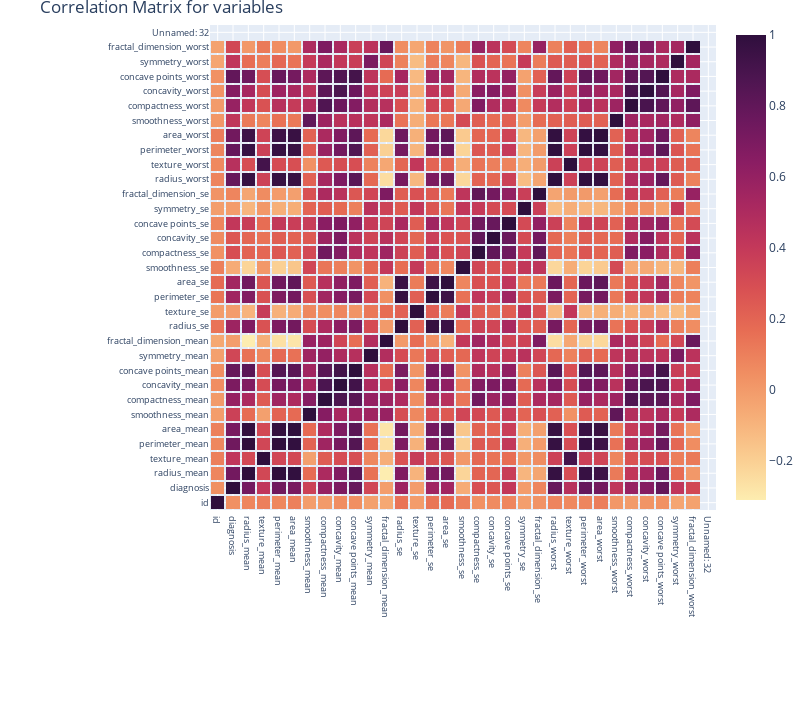

Notebook cell for this chart:
### Code cell
#Plotting
trace = go.Heatmap(z = corr_array,
                   x = matrix_cols,
                   y = matrix_cols,
                   xgap = 2,
                   ygap = 2,
                   colorscale = 'matter',
                   colorbar   = dict() ,
                  )
layout = go.Layout(dict(title = 'Correlation Matrix for variables',
                        autosize = False,
                        height  = 720,
                        width   = 800,
                        margin  = dict(r = 0 ,l = 210,
                                       t = 25,b = 210,
                                     ),
                        yaxis   = dict(tickfont = dict(size = 9)),
                        xaxis   = dict(tickfont = dict(size = 9)),
                       )
                  )
fig = go.Figure(data = [trace],layout = layout)
py.iplot(fig)

### Figure 1 — Plotly figure (JSON) as saved in the notebook; plotly's stock layout.template omitted (floating-point values rounded to 4 significant figures; data arrays with more than 128 entries replaced by an {"elided": "..."} marker saying what was removed)
{"data": [{"colorscale": [[0, "rgb(253, 237, 176)"], [0.09091, "rgb(250, 205, 145)"], [0.1818, "rgb(246, 173, 119)"], [0.2727, "rgb(240, 142, 98)"], [0.3636, "rgb(231, 109, 84)"], [0.4545, "rgb(216, 80, 83)"], [0.5455, "rgb(195, 56, 90)"], [0.6364, "rgb(168, 40, 96)"], [0.7273, "rgb(138, 29, 99)"], [0.8182, "rgb(107, 24, 93)"], [0.9091, "rgb(76, 21, 80)"], [1, "rgb(47, 15, 61)"]], "type": "heatmap", "x": ["id", "diagnosis", "radius_mean", "texture_mean", "perimeter_mean", "area_mean", "smoothness_mean", "compactness_mean", "concavity_mean", "concave points_mean", "symmetry_mean", "fractal_dimension_mean", "radius_se", "texture_se", "perimeter_se", "area_se", "smoothness_se", "compactness_se", "concavity_se", "concave points_se", "symmetry_se", "fractal_dimension_se", "radius_worst", "texture_worst", "perimeter_worst", "area_worst", "smoothness_worst", "compactness_worst", "concavity_worst", "concave points_worst", "symmetry_worst", "fractal_dimension_worst", "Unnamed: 32"], "xgap": 2, "y": ["id", "diagnosis", "radius_mean", "texture_mean", "perimeter_mean", "area_mean", "smoothness_mean", "compactness_mean", "concavity_mean", "concave points_mean", "symmetry_mean", "fractal_dimension_mean", "radius_se", "texture_se", "perimeter_se", "area_se", "smoothness_se", "compactness_se", "concavity_se", "concave points_se", "symmetry_se", "fractal_dimension_se", "radius_worst", "texture_worst", "perimeter_worst", "area_worst", "smoothness_worst", "compactness_worst", "concavity_worst", "concave points_worst", "symmetry_worst", "fractal_dimension_worst", "Unnamed: 32"], "ygap": 2, "z": {"elided": "33x33 float values"}}], "layout": {"autosize": false, "height": 720, "margin": {"b": 210, "l": 210, "r": 0, "t": 25}, "title": {"text": "Correlation Matrix for variables"}, "width": 800, "xaxis": {"tickfont": {"size": 9}}, "yaxis": {"tickfont": {"size": 9}}}}
